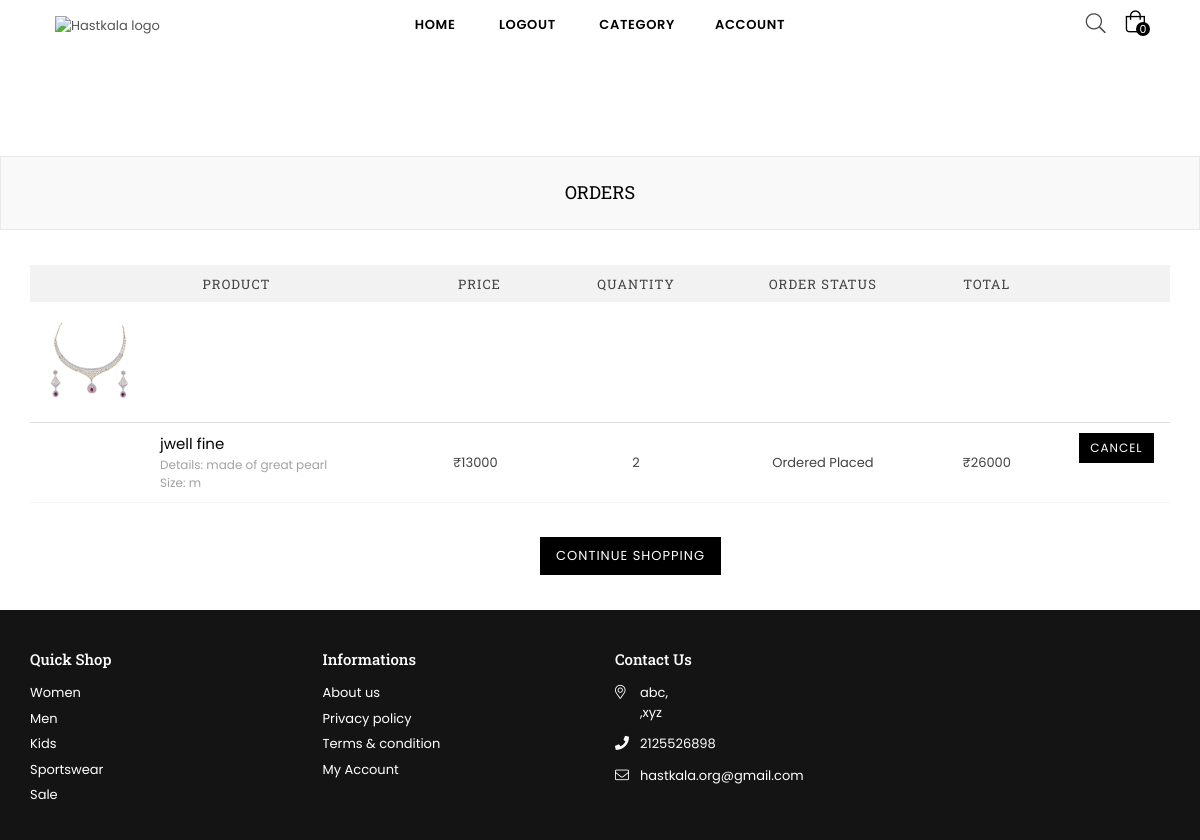
Screenshot of /order.php (signed in) with the database file from the repository.
### tables this page shows
CREATE TABLE `orders` (
  `OrderID` int(11) NOT NULL,
  `DateTime` datetime NOT NULL,
  `Quantity` int(20) NOT NULL,
  `TotalPrice` float(7,2) NOT NULL,
  `SizeID` int(11) DEFAULT NULL,
  `ProductId` int(11) NOT NULL,
  `OrderStatusID` int(11) NOT NULL,
  `UserID` int(11) NOT NULL
);

CREATE TABLE `products` (
  `ID` int(11) NOT NULL,
  `Name` varchar(200) NOT NULL,
  `Details` varchar(300) NOT NULL,
  `Price` int(11) NOT NULL,
  `Quantity` int(11) NOT NULL,
  `Color` varchar(100) DEFAULT NULL,
  `Weight` varchar(50) DEFAULT NULL,
  `Material` varchar(50) DEFAULT NULL,
  `ForGender` varchar(20) DEFAULT NULL,
  `Composition` varchar(500) NOT NULL,
  `CategoryID` int(11) NOT NULL,
  `ImagesPath` varchar(100) NOT NULL,
  `IsDelete` int(10) DEFAULT NULL
);

CREATE TABLE `sizes` (
  `ID` int(11) NOT NULL,
  `FixedSize` varchar(30) DEFAULT NULL
);

CREATE TABLE `orderstatus` (
  `OrderStatusID` int(11) NOT NULL,
  `Name` varchar(50) NOT NULL
);

### order.php (the view, shortened to what this page needs)
<?php
require './header.php';
?>
<br>
<br>
<br>
<br>
<br>
<br>
<br>
<br>
<div id="page-content">
    <div class="page section-header text-center">
        <div class="page-title">
            <div class="wrapper">
                <h1 class="page-width">orders</h1>
            </div>
        </div>
    </div>
    <?php
    if (isset($_SESSION['id'])) {
        $userid = $_SESSION['id'];
        $orderstatus = 1;
        $statement = $database->prepare("SELECT * FROM orders WHERE OrderStatusID!=? AND UserID=?");
        $statement->execute(array($orderstatus, $userid));
        $cart = $statement->fetchAll(PDO::FETCH_ASSOC);
    ?>
    <?php
        if (count($cart) == 0) {
        ?>
    <div class="text-center" style="padding:5%;">
        <div style="padding:7%; border: 0.5em groove;">
            <h1>No Orders!</h1>
        </div>
    </div>
    <?php
        } else {
        ?>
    <div class="container">
        <div class="row">
            <div class="cart  col-12 col-sm-5 col-md-12 col-lg-12 main-col">
                <table>
                    <thead class="cart__row cart__header">
                        <tr>
                            <th colspan="2" class="text-center">Product</th>
                            <th class="text-left">Price</th>
                            <th class="text-center">Quantity</th>
                            <th class="text-center">order status</th>
                            <th class="text-center">Total</th>
                            <th class="action">&nbsp;</th>
                        </tr>
                    </thead>
                    <?php
                            foreach ($cart as $cart) {
                                $productsid = $cart['ProductId'];
                                $psize = $cart['SizeID'];
                                $OrderState = $cart['OrderStatusID'];
                                $orderstatus = $database->prepare("SELECT OrderStatusID,Name FROM orderstatus WHERE OrderStatusID=?");
                                $orderstatus->execute(array($OrderState));
                                $status = $orderstatus->fetch(PDO::FETCH_ASSOC);
                                $size = $database->prepare("SELECT `FixedSize` FROM `sizes` WHERE ID=?");
                                $size->execute(array($psize));
                                $productsize = $size->fetch(PDO::FETCH_ASSOC);
                                $productsdetails = $database->prepare("SELECT `Name`,`Price`,`ImagesPath`,`Details` FROM `products` WHERE `ID` = ?");
                                $productsdetails->execute(array($productsid));
                                $products = $productsdetails->fetch(PDO::FETCH_ASSOC);
                                $images = array_values(array_diff(scandir($products['ImagesPath']), array('.', '..')));
                            ?>
                    <tbody>
                        <form action="" method="post">
                            <tr>
                                <td class="cart__image-wrapper cart-flex-item">
                                    <a href="./product-accordion.php?id=<?= $cart['ProductId'] ?>"><img
                                            class=" cart__image" src="<?= $products['ImagesPath'] . $images[0] ?>"
                                            alt="<?= $products['Name'] ?>"></a>
                                </td>
                            </tr>
                            <tr class="cart__row border-bottom line1 cart-flex border-top">
                                <td>
                                </td>
                                <td class="cart__meta small--text-left cart-flex-item">
                                    <div class="list-view-item__title">
                                        <a><?= $products['Name'] ?></a>
                                    </div>
                                    <div class="cart__meta-text">
                                        Details:&nbsp;<?= $products['Details'] ?>
                                        <?php
                                                    if (isset($productsize['FixedSize'])) {
                                                    ?>
                                        <br>Size:&nbsp;<?= $productsize['FixedSize'] ?><br>
                                        <?php
                                                    }
                                                    ?>
                                    </div>
                                </td>
                                <td class="cart__price-wrapper cart-flex-item">
                                    <span class="money">₹<?= $products['Price'] ?></span>
                                </td>
                                <td class="text-right">
                                    <div class="text-center">
                                        <div class="qtyField">
                                            <?= $cart['Quantity'] ?>
                                        </div>
                                    </div>
                                </td>
                                <td class="text-right">
                                    <div class="text-center">
                                        <div class="Name">
                                            <?= $status['Name'] ?>
                                        </div>
                                    </div>
                                </td>
                                <td class="felx-item">
                                    <div class="text-center">
                                        <div class="price">
                                            ₹<?= $cart['TotalPrice'] ?>
                                        </div>
                                    </div>
                                    <?php
                                                if ($status['Name'] == "Shipped" || $status['Name'] == "Out for delivery" || $status['Name'] == "Delivered") {
                                                ?>
                                <td class="row justify-content-center">&nbsp;&nbsp;&nbsp;&nbsp;&nbsp;
                                    <button disabled="disabled"
                                        class="small--hide btn btn-secondary btn--small cart-continue">Cancel</button>
                                </td>
                                <?php
                                                } else {
                                        ?>
                                <td class="row justify-content-center">&nbsp;&nbsp;&nbsp;&nbsp;&nbsp;
                                    <a href="./cancelorder.php?id=<?= $cart['ProductId'] ?>"
                                        class="small--hide btn btn-secondary btn--small cart-continue">Cancel</a>
                                </td>
                                </td>
                                <?php
                                                }
                                        ?>
                            </tr>
                        </form>
                    </tbody>
                    <?php
                            }
                            ?>
                </table>
            </div>
        </div>
    </div>
</div>
</div>
<?php
        }
?>
<br>
<td>
    <a href="./index.php" style="margin-left: 45%;" class=" btn btn-secondary  cart-continue">Continue shopping</a>
</td>
<?php
    } else {
        echo ("<div class='text-center' style='padding:5%;'>
            <div style='padding:7%; border: 0.5em groove;'>
                <h1>Login Needed...</h1>
            </div>
            </div>");
    }
?>
<?php
require("./footer.php");
?>

### header.php (shortened to what this page needs)
<?php
require("./includes/database.php");
?>
<!DOCTYPE html>
<html class="no-js" lang="en">
<head>
    <link rel="stylesheet" href="assets/css/plugins.css">
    <link rel="stylesheet" href="assets/css/bootstrap.min.css">
    <link rel="stylesheet" href="assets/css/style.css">
    <link rel="stylesheet" href="assets/css/responsive.css">
</head>
<body>
    <div class="pageWrapper">
        <div class="header-wrap classicHeader animated d-flex">
            <div class="container-fluid">
                <div class="row align-items-center">
                    <div class="logo col-md-2 col-lg-2 d-none d-lg-block">
                        <a href="./index.php">
                            <img src="assets/images/logo/log3.3.1.png" alt="Hastkala logo" title="Hastkala" />
                        </a>
                    </div>
                    <div class="col-2 col-sm-3 col-md-3 col-lg-8">
                        <nav class="grid__item" id="AccessibleNav">
                            <ul id="siteNav" class="site-nav medium center hidearrow">
                                <li class="lvl1 parent megamenu"><a href="./index.php">Home </a></li>
                                <?php
                                if (!isset($_SESSION['id'])) {
                                ?>
                                <li class="lvl-2"><a href="./login.php" class="site-nav lvl-2">signup</a></li>
                                <?php
                                } else {
                                ?>
                                <li class="lvl-2"><a href="./logout.php" class="site-nav lvl-2">logout</a></li>
                                <?php
                                }
                                ?>
                                <li class="lvl1 parent megamenu"><a href="#">Category </a>
                                <li class="lvl1 parent megamenu"><a href="#">account</a>
                                </li>
                    </div>
                    <?php
                    if (isset($_SESSION['id'])) {
                        $userId = $_SESSION['id'];
                        $orderStatusID = 1;
                        $query = "SELECT COUNT(*) AS `COUNT` FROM `orders` WHERE `UserID` = ? AND `OrderStatusID` = ?";
                        $statement = $database->prepare($query);
                        $statement->execute(array($userId, $orderStatusID));
                        $order = $statement->fetch(PDO::FETCH_ASSOC);
                        $numberOfCartItems = $order['COUNT'];
                    ?>
                    <div class="col-4 col-sm-3 col-md-3 col-lg-2">
                        <div class="site-cart">
                            <a href="#;" class="site-header__cart" title="Cart">
                                <i class="icon anm anm-bag-l"></i>
                                <span id="CartCount" class="site-header__cart-count"
                                    data-cart-render="item_count"><?= $numberOfCartItems ?></span>
                            </a>
                        </div>
                        <div class="site-header__search">
                            <button type="button" class="search-trigger"><i class="icon anm anm-search-l"></i></button>
                        </div>
                    </div>
                    <?php
                    }
                    ?>
                </div>
            </div>
        </div>

### footer.php (shortened to what this page needs)
<footer id="footer">
        <div class="site-footer">
        	<div class="container">
            	<div class="footer-top">
                	<div class="row">
                    	<div class="col-12 col-sm-12 col-md-3 col-lg-3 footer-links">
                        	<h4 class="h4">Quick Shop</h4>
                            <ul>
                            	<li><a href="#">Women</a></li>
                                <li><a href="#">Men</a></li>
                                <li><a href="#">Kids</a></li>
                                <li><a href="#">Sportswear</a></li>
                                <li><a href="#">Sale</a></li>
                            </ul>
                        </div>
                        <div class="col-12 col-sm-12 col-md-3 col-lg-3 footer-links">
                        	<h4 class="h4">Informations</h4>
                            <ul>
                            	<li><a href="#">About us</a></li>
                                <li><a href="#">Privacy policy</a></li>
                                <li><a href="#">Terms &amp; condition</a></li>
                                <li><a href="./profile.php">My Account</a></li>
                            </ul>
                        </div>
                        <div class="col-12 col-sm-12 col-md-3 col-lg-3 contact-box">
                        	<h4 class="h4">Contact Us</h4>
                            <ul class="addressFooter">
                            	<li><i class="icon anm anm-map-marker-al"></i><p>abc,<br>,xyz</p></li>
                                <li class="phone"><i class="icon anm anm-phone-s"></i><p>2125526898</p></li>
                                <li class="email"><i class="icon anm anm-envelope-l"></i><p>hastkala.org@gmail.com</p></li>
                            </ul>
                        </div>
                    </div>
                </div>
    </footer>
</body>
</html>

### rows the page displays
orders: ProductId.ImagesPath (picture), ProductId.Name "jwell fine", ProductId.Details "made of great pearl", SizeID.FixedSize "m", ProductId.Price "13000", Quantity "2", OrderStatusID.Name "Ordered Placed", TotalPrice "26000"

### other values shown
$numberOfCartItems "0"
